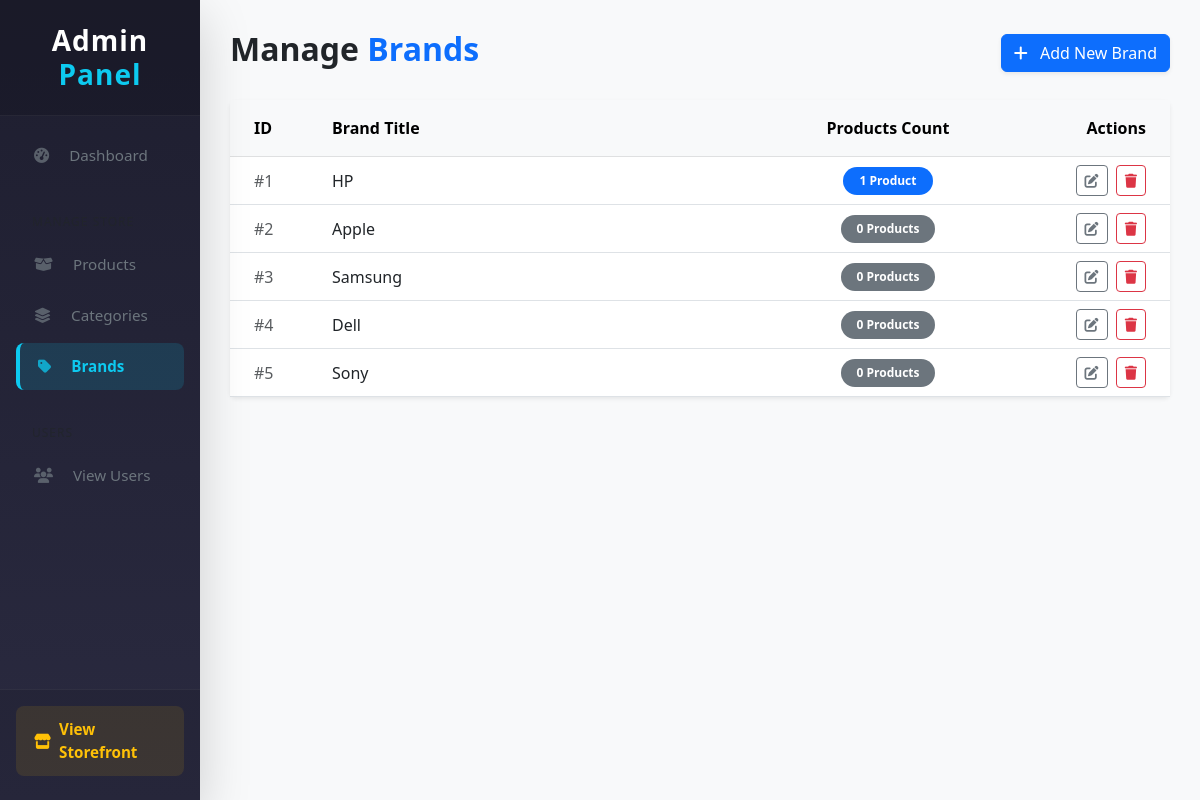
The app's page /admin_area/index.php?brands with its own data.
### tables this page shows
CREATE TABLE brands (
    brand_id INT(11) NOT NULL AUTO_INCREMENT,
    brand_title VARCHAR(100) NOT NULL,
    PRIMARY KEY (brand_id)
);

### admin_area/brands.php (the view, shortened to what this page needs)
<div class="d-flex justify-content-between align-items-center mb-4">
    <h2 class="fw-bold">Manage <span class="text-primary">Brands</span></h2>
    <button type="button" class="btn btn-primary shadow-sm" data-bs-toggle="modal" data-bs-target="#addBrandModal">
        <i class="fa-solid fa-plus me-2"></i> Add New Brand
    </button>
</div>
<div class="card border-0 shadow-sm">
    <div class="card-body p-0">
        <div class="table-responsive">
            <table class="table table-hover align-middle mb-0">
                <thead class="table-light">
                    <tr>
                        <th class="px-4 py-3" style="width: 10%;">ID</th>
                        <th class="py-3" style="width: 50%;">Brand Title</th>
                        <th class="py-3 text-center" style="width: 20%;">Products Count</th>
                        <th class="px-4 py-3 text-end" style="width: 20%;">Actions</th>
                    </tr>
                </thead>
                <tbody>
                    <?php
                        $get_brands = "
                            SELECT b.brand_id, b.brand_title, COUNT(p.p_id) as product_count
                            FROM brands b
                            LEFT JOIN products p ON b.brand_id = p.brand_id
                            GROUP BY b.brand_id, b.brand_title
                            ORDER BY b.brand_id ASC
                        ";
                        $result = mysqli_query($con, $get_brands);
                        $number = 0;
                        while($row = mysqli_fetch_assoc($result)){
                            $brand_id = $row['brand_id'];
                            $brand_title = htmlspecialchars($row['brand_title'], ENT_QUOTES);
                            $product_count = $row['product_count'];
                            $number++;
                            ?>
                            <tr>
                                <td class='px-4 text-muted'>#<?php echo $number; ?></td>
                                <td class='fw-medium'><?php echo $brand_title; ?></td>
                                <td class='text-center'>
                                    <span class='badge bg-<?php echo ($product_count > 0) ? "primary" : "secondary"; ?> rounded-pill px-3 py-2'>
                                        <?php echo $product_count; ?> <?php echo ($product_count == 1) ? "Product" : "Products"; ?>
                                    </span>
                                </td>
                                <td class='px-4 text-end'>
                                    <a href='#' data-bs-toggle='modal' data-bs-target='#editBrandModal<?php echo $brand_id; ?>' class='btn btn-sm btn-outline-secondary me-1'><i class='fa-solid fa-pen-to-square'></i></a>
                                    <a href='index.php?brands&delete_brand=<?php echo $brand_id; ?>' class='btn btn-sm btn-outline-danger' onclick="event.preventDefault(); Swal.fire({title: 'Are you sure?', text: 'Deleting this brand will permanently delete all products inside it. You won\'t be able to revert this!', icon: 'warning', showCancelButton: true, confirmButtonColor: '#d33', cancelButtonColor: '#3085d6', confirmButtonText: 'Yes, delete it!'}).then((result) => { if (result.isConfirmed) { window.location.href = this.href; } });"><i class='fa-solid fa-trash'></i></a>
                                </td>
                            </tr>
                            <?php
                        }
                    ?>
                </tbody>
            </table>
        </div>
    </div>
</div>

### admin_area/index.php (shortened to what this page needs)
<?php
include('../config/db.php');
?>
<!DOCTYPE html>
<html lang="en">
<head>
    <link href="https://cdn.jsdelivr.net/npm/bootstrap@5.3.0/dist/css/bootstrap.min.css" rel="stylesheet">
    <link rel="stylesheet" href="https://cdnjs.cloudflare.com/ajax/libs/font-awesome/6.4.0/css/all.min.css" />
</head>
<body>
    <div class="row g-0">
        <?php include('includes/sidebar.php'); ?>
        <div class="col-md-10 content-area">
            <?php
                if(isset($_GET['products'])){
                    include('products.php');
                } else if(isset($_GET['categories'])){
                    include('categories.php');
                } else if(isset($_GET['brands'])){
                    include('brands.php');
            } ?>
        </div>
    </div>
</body>
</html>

### admin_area/includes/sidebar.php (shortened to what this page needs)
<div class="col-md-2 sidebar d-flex flex-column shadow-lg" style="background: linear-gradient(180deg, #1e1e2f 0%, #2a2a40 100%); z-index: 1000;">
    <div class="py-4 px-3 mb-3 text-center" style="border-bottom: 1px solid rgba(255,255,255,0.05); background: rgba(0,0,0,0.15);">
        <h3 class="mb-0 fw-bold" style="letter-spacing: 1px;">
            Admin <span class="text-info">Panel</span>
        </h3>
    </div>
    <ul class="nav flex-column mb-auto px-3 gap-1">
        <li class="nav-item">
            <a href="index.php" class="nav-link rounded-3 <?php if(!isset($_GET['products']) && !isset($_GET['categories']) && !isset($_GET['brands'])) echo 'active'; else echo 'text-secondary'; ?>" style="transition: all 0.3s; ">
                <i class="fa-solid fa-gauge-high me-3 opacity-75"></i> Dashboard
            </a>
        </li>
        <h6 class="mt-4 pt-2 mb-2 px-3 text-uppercase text-muted" style="font-size: 0.75rem; letter-spacing: 1px;">Manage Store</h6>
        <li class="nav-item">
            <a href="index.php?products" class="nav-link rounded-3 <?php if(isset($_GET['products'])) echo 'active'; else echo 'text-secondary'; ?>" style="transition: all 0.3s; ">
                <i class="fa-solid fa-box-open me-3 opacity-75"></i> Products
            </a>
        </li>
        <li class="nav-item">
            <a href="index.php?categories" class="nav-link rounded-3 <?php if(isset($_GET['categories'])) echo 'active'; else echo 'text-secondary'; ?>" style="transition: all 0.3s; ">
                <i class="fa-solid fa-layer-group me-3 opacity-75"></i> Categories
            </a>
        </li>
        <li class="nav-item">
            <a href="index.php?brands" class="nav-link rounded-3 <?php if(isset($_GET['brands'])) echo 'active'; else echo 'text-secondary'; ?>" style="transition: all 0.3s; <?php if(isset($_GET['brands'])) echo 'background: rgba(13, 202, 240, 0.15); color: #0dcaf0; border-left: 4px solid #0dcaf0; font-weight: 600;'; ?>">
                <i class="fa-solid fa-tag me-3 opacity-75"></i> Brands
            </a>
        </li>
        <h6 class="mt-4 pt-2 mb-2 px-3 text-uppercase text-muted" style="font-size: 0.75rem; letter-spacing: 1px;">Users</h6>
        <li class="nav-item">
            <a href="#" class="nav-link rounded-3 text-secondary" style="transition: all 0.3s;">
                <i class="fa-solid fa-users me-3 opacity-75"></i> View Users
            </a>
        </li>
    </ul>
    <div class="mt-auto px-3 pb-4 pt-3" style="border-top: 1px solid rgba(255,255,255,0.05); background: rgba(0,0,0,0.1);">
        <a href="../index.php" class="nav-link rounded-3 d-flex align-items-center justify-content-center text-warning" style="background: rgba(255, 193, 7, 0.1); transition: all 0.3s;">
            <i class="fa-solid fa-store me-2"></i> <span class="fw-bold">View Storefront</span>
        </a>
    </div>
</div>

### admin_area/index.php (style rules this page uses)
body { background-color: #f8f9fa; overflow-x: hidden; font-family: system-ui, -apple-system, "Segoe UI", Roboto, "Helvetica Neue", Arial, sans-serif; }
.sidebar { min-height: 100vh; padding-top: 0; color: white; }
.sidebar a { color: #8c8c9e; text-decoration: none; padding: 12px 18px; display: block; font-size: 0.95rem; }
.content-area { padding: 30px; }

### records on screen
brands: brand_title "HP", product_count "1", shows "Product"
brands: brand_title "Apple", product_count "0", shows "Products"
brands: brand_title "Samsung", product_count "0", shows "Products"
brands: brand_title "Dell", product_count "0", shows "Products"
brands: brand_title "Sony", product_count "0", shows "Products"
